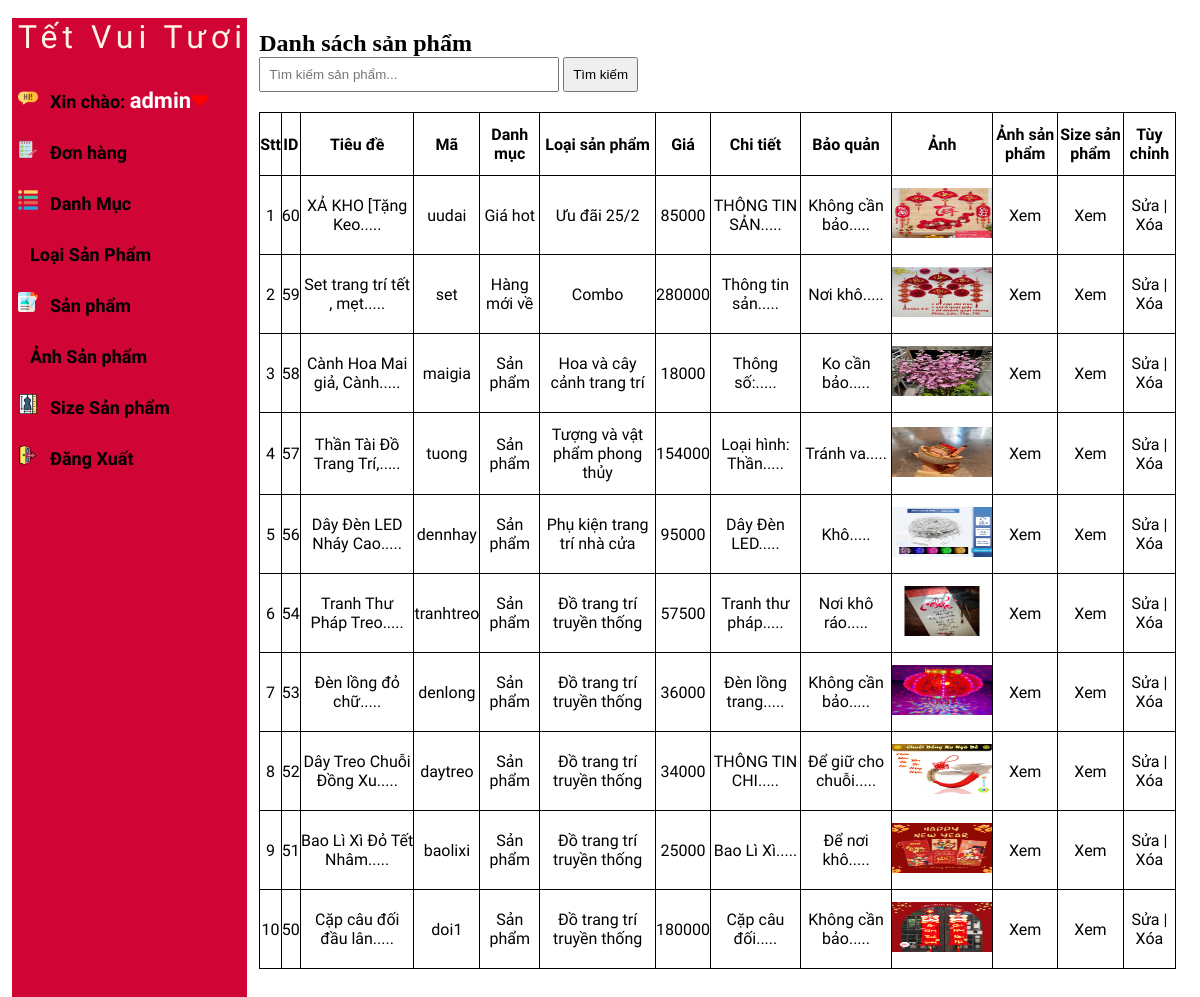
The page /admin/productlist.php (signed in) on the database its author committed.
### tables this page shows
CREATE TABLE IF NOT EXISTS `tbl_sanpham` (
  `sanpham_id` int NOT NULL AUTO_INCREMENT,
  `sanpham_tieude` varchar(255) NOT NULL,
  `sanpham_ma` varchar(255) NOT NULL,
  `danhmuc_id` int NOT NULL,
  `loaisanpham_id` int NOT NULL,
  `color_id` int NOT NULL,
  `sanpham_gia` varchar(255) NOT NULL,
  `sanpham_chitiet` text NOT NULL,
  `sanpham_baoquan` text NOT NULL,
  `sanpham_anh` varchar(255) NOT NULL,
  PRIMARY KEY (`sanpham_id`)
);

CREATE TABLE IF NOT EXISTS `tbl_danhmuc` (
  `danhmuc_id` int NOT NULL AUTO_INCREMENT,
  `danhmuc_ten` varchar(255) NOT NULL,
  PRIMARY KEY (`danhmuc_id`)
);

CREATE TABLE IF NOT EXISTS `tbl_loaisanpham` (
  `loaisanpham_id` int NOT NULL AUTO_INCREMENT,
  `danhmuc_id` int NOT NULL,
  `loaisanpham_ten` varchar(255) NOT NULL,
  PRIMARY KEY (`loaisanpham_id`)
);

### admin/lib/database.php (called while the page is built, shortened)
<?php
Class Database{
   public $host   = DB_HOST;
   public $user   = DB_USER;
   public $pass   = DB_PASS;
   public $dbname = DB_NAME;
   public $link;
private function connectDB(){
   $this->link = new mysqli($this->host, $this->user, $this->pass,
    $this->dbname);
 }
public function select($query){
  mysqli_set_charset($this->link,'UTF8');
  $result = $this->link->query($query) or
   die($this->link->error.__LINE__);
  if($result->num_rows > 0){
    return $result;
  } else {
    return false;
  }
 }
}

### admin/class/product_class.php (called while the page is built, shortened)
<?php
include_once "../helper/format.php"
?>
<?php
 class product
 {
    private $db;
    public function __construct()
    {
        $this ->db = new Database();
    }
    public function show_product(){
        $query = "SELECT tbl_sanpham.*, tbl_danhmuc.danhmuc_ten,tbl_loaisanpham.loaisanpham_ten
        FROM tbl_sanpham INNER JOIN tbl_danhmuc ON tbl_sanpham.danhmuc_id = tbl_danhmuc.danhmuc_id
        INNER JOIN tbl_loaisanpham ON tbl_sanpham.loaisanpham_id = tbl_loaisanpham.loaisanpham_id
        ORDER BY tbl_sanpham.sanpham_id DESC  ";
        $result = $this -> db ->select($query);
        return $result;
    }
    }
?>

### helper/format.php (called while the page is built, shortened)
<?php
class Format{
 public function textShorten($text, $limit = 400){
    $text = $text. " ";
    $text = substr($text, 0, $limit);
    $text = substr($text, 0, strrpos($text, ' '));
    $text = $text.".....";
    return $text;
 }
}
?>

### admin/productlist.php (the view, shortened to what this page needs)
<?php
include "header.php";
include "leftside.php";
include_once "../helper/format.php";
$product = new product();
$fm = new Format();
if(isset($_GET['keyword']) && !empty($_GET['keyword'])){
    $keyword = $_GET['keyword'];
    $show_product = $product->search_product($keyword);
} else {
    $show_product = $product->show_product();
}
?>
<div class="admin-content-right">
    <div class="table-content">
    <h1>Danh sách sản phẩm</h1>
        <form action="" method="GET" style="margin-bottom:20px;">
            <input type="text" name="keyword" placeholder="Tìm kiếm sản phẩm..."
                   value="<?php echo isset($_GET['keyword']) ? $_GET['keyword'] : ''; ?>"
                   style="padding:8px; width:300px;">
            <input type="submit" value="Tìm kiếm" style="padding:8px;">
        </form>
        <table>
            <tr>
                <th>Stt</th>
                <th>ID</th>
                <th>Tiêu đề</th>
                <th>Mã</th>
                <th>Danh mục</th>
                <th>Loại sản phẩm</th>
                <th>Giá</th>
                <th>Chi tiết</th>
                <th>Bảo quản</th>
                <th>Ảnh</th>
                <th>Ảnh sản phẩm</th>
                <th>Size sản phẩm</th>
                <th>Tùy chỉnh</th>
            </tr>
            <?php
            if($show_product){
                $i=0;
                while($result = $show_product->fetch_assoc()){
                    $i++;
            ?>
            <tr>
                <td><?php echo $i ?></td>
                <td><?php echo $result['sanpham_id'] ?></td>
                <td><?php echo $fm->textShorten($result['sanpham_tieude'], 30); ?></td>
                <td><?php echo $result['sanpham_ma'] ?></td>
                <td><?php echo $result['danhmuc_ten'] ?></td>
                <td><?php echo $result['loaisanpham_ten'] ?></td>
                <td><?php echo $result['sanpham_gia'] ?></td>
                <td><?php echo $fm->textShorten($result['sanpham_chitiet'], 30); ?></td>
                <td><?php echo $fm->textShorten($result['sanpham_baoquan'], 30); ?></td>
                <td>
                    <img style="width: 100px; height: 50px" src="uploads/<?php echo $result['sanpham_anh'] ?>" alt="">
                </td>
                <td>
                    <a href="anhsanphamlist.php?sanpham_id=<?php echo $result['sanpham_id'] ?>">Xem</a>
                </td>
                <td>
                    <a href="sizesanphamlist.php?sanpham_id=<?php echo $result['sanpham_id'] ?>">Xem</a>
                </td>
                <td>
                    <a href="productedit.php?sanpham_id=<?php echo $result['sanpham_id'] ?>">Sửa</a> |
                    <a href="productdelete.php?sanpham_id=<?php echo $result['sanpham_id'] ?>">Xóa</a>
                </td>
            </tr>
            <?php
                }
            }
            ?>
        </table>
    </div>
</div>
</section>
</body>
</html>

### admin/css/style.css (style rules this page uses)
:root { --maincolor: #FFF5E1; --subcolor: #FFF5E1; }
* { padding: 0; margin: 0; box-sizing: border-box; }
a { text-decoration: none; color: black; }
.admin-content-right { width: 80%; background-color: white; padding: 12px 12px; height: 100vh; overflow-y: scroll; }
.table-content table { width: 100%; }
.table-content table,th,td { text-align: center; border: 1px solid black; border-collapse: collapse; padding: 12px 0; font-family: 'Bona Nova', serif; }
.table-content table img { width: 200px; }

### rows shown on the page
tbl_sanpham: sanpham_id "60", sanpham_tieude "XẢ KHO [Tặng Keo.....", sanpham_ma "uudai", danhmuc.danhmuc_ten "Giá hot", loaisanpham.loaisanpham_ten "Ưu đãi 25/2", sanpham_gia "85000", sanpham_chitiet "THÔNG TIN SẢN.....", sanpham_baoquan "Không cần bảo.....", sanpham_anh (picture)
tbl_sanpham: sanpham_id "59", sanpham_tieude "Set trang trí tết , mẹt.....", sanpham_ma "set", danhmuc.danhmuc_ten "Hàng mới về", loaisanpham.loaisanpham_ten "Combo", sanpham_gia "280000", sanpham_chitiet "Thông tin sản.....", sanpham_baoquan "Nơi khô.....", sanpham_anh (picture)
tbl_sanpham: sanpham_id "58", sanpham_tieude "Cành Hoa Mai giả, Cành.....", sanpham_ma "maigia", danhmuc.danhmuc_ten "Sản phẩm", loaisanpham.loaisanpham_ten "Hoa và cây cảnh trang trí", sanpham_gia "18000", sanpham_chitiet "Thông số:.....", sanpham_baoquan "Ko cần bảo.....", sanpham_anh (picture)
tbl_sanpham: sanpham_id "57", sanpham_tieude "Thần Tài Đồ Trang Trí,.....", sanpham_ma "tuong", danhmuc.danhmuc_ten "Sản phẩm", loaisanpham.loaisanpham_ten "Tượng và vật phẩm phong thủy", sanpham_gia "154000", sanpham_chitiet "Loại hình: Thần.....", sanpham_baoquan "Tránh va.....", sanpham_anh (picture)
tbl_sanpham: sanpham_id "56", sanpham_tieude "Dây Đèn LED Nháy Cao.....", sanpham_ma "dennhay", danhmuc.danhmuc_ten "Sản phẩm", loaisanpham.loaisanpham_ten "Phụ kiện trang trí nhà cửa", sanpham_gia "95000", sanpham_chitiet "Dây Đèn LED.....", sanpham_baoquan "Khô.....", sanpham_anh (picture)
tbl_sanpham: sanpham_id "54", sanpham_tieude "Tranh Thư Pháp Treo.....", sanpham_ma "tranhtreo", danhmuc.danhmuc_ten "Sản phẩm", loaisanpham.loaisanpham_ten "Đồ trang trí truyền thống", sanpham_gia "57500", sanpham_chitiet "Tranh thư pháp.....", sanpham_baoquan "Nơi khô ráo.....", sanpham_anh (picture)
tbl_sanpham: sanpham_id "53", sanpham_tieude "Đèn lồng đỏ chữ.....", sanpham_ma "denlong", danhmuc.danhmuc_ten "Sản phẩm", loaisanpham.loaisanpham_ten "Đồ trang trí truyền thống", sanpham_gia "36000", sanpham_chitiet "Đèn lồng trang.....", sanpham_baoquan "Không cần bảo.....", sanpham_anh (picture)
tbl_sanpham: sanpham_id "52", sanpham_tieude "Dây Treo Chuỗi Đồng Xu.....", sanpham_ma "daytreo", danhmuc.danhmuc_ten "Sản phẩm", loaisanpham.loaisanpham_ten "Đồ trang trí truyền thống", sanpham_gia "34000", sanpham_chitiet "THÔNG TIN CHI.....", sanpham_baoquan "Để giữ cho chuỗi.....", sanpham_anh (picture)
tbl_sanpham: sanpham_id "51", sanpham_tieude "Bao Lì Xì Đỏ Tết Nhâm.....", sanpham_ma "baolixi", danhmuc.danhmuc_ten "Sản phẩm", loaisanpham.loaisanpham_ten "Đồ trang trí truyền thống", sanpham_gia "25000", sanpham_chitiet "Bao Lì Xì.....", sanpham_baoquan "Để nơi khô.....", sanpham_anh (picture)
tbl_sanpham: sanpham_id "50", sanpham_tieude "Cặp câu đối đầu lân.....", sanpham_ma "doi1", danhmuc.danhmuc_ten "Sản phẩm", loaisanpham.loaisanpham_ten "Đồ trang trí truyền thống", sanpham_gia "180000", sanpham_chitiet "Cặp câu đối.....", sanpham_baoquan "Không cần bảo.....", sanpham_anh (picture)

### other values the page prints
Session::get('admin_name') "admin"
